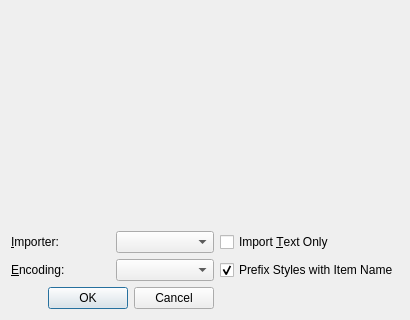
<?xml version="1.0" encoding="UTF-8"?>
<ui version="4.0">
 <class>gtFileDialog</class>
 <widget class="QDialog" name="gtFileDialog">
  <property name="geometry">
   <rect>
    <x>0</x>
    <y>0</y>
    <width>410</width>
    <height>320</height>
   </rect>
  </property>
  <property name="windowTitle">
   <string>Open</string>
  </property>
  <layout class="QGridLayout" name="gridLayout">
   <item row="0" column="0" colspan="3">
    <widget class="ScFileWidget" name="fileWidget" native="true"/>
   </item>
   <item row="1" column="0">
    <widget class="QLabel" name="label">
     <property name="text">
      <string>&amp;Importer:</string>
     </property>
     <property name="buddy">
      <cstring>importerCombo</cstring>
     </property>
    </widget>
   </item>
   <item row="1" column="1">
    <widget class="QComboBox" name="importerCombo"/>
   </item>
   <item row="1" column="2">
    <widget class="QCheckBox" name="textOnlyCheckBox">
     <property name="text">
      <string>Import &amp;Text Only</string>
     </property>
    </widget>
   </item>
   <item row="2" column="0">
    <widget class="QLabel" name="label_2">
     <property name="text">
      <string>&amp;Encoding:</string>
     </property>
     <property name="buddy">
      <cstring>encodingCombo</cstring>
     </property>
    </widget>
   </item>
   <item row="2" column="1">
    <widget class="QComboBox" name="encodingCombo"/>
   </item>
   <item row="2" column="2">
    <widget class="QCheckBox" name="prefixStylesCheckBox">
     <property name="text">
      <string>Prefix Styles with Item Name</string>
     </property>
     <property name="checked">
      <bool>true</bool>
     </property>
    </widget>
   </item>
   <item row="3" column="0" colspan="2">
    <widget class="QDialogButtonBox" name="buttonBox">
     <property name="orientation">
      <enum>Qt::Horizontal</enum>
     </property>
     <property name="standardButtons">
      <set>QDialogButtonBox::Cancel|QDialogButtonBox::Ok</set>
     </property>
    </widget>
   </item>
  </layout>
 </widget>
 <customwidgets>
  <customwidget>
   <class>ScFileWidget</class>
   <extends>QWidget</extends>
   <header>ui/scfilewidget.h</header>
   <container>1</container>
  </customwidget>
 </customwidgets>
 <resources/>
 <connections/>
</ui>
